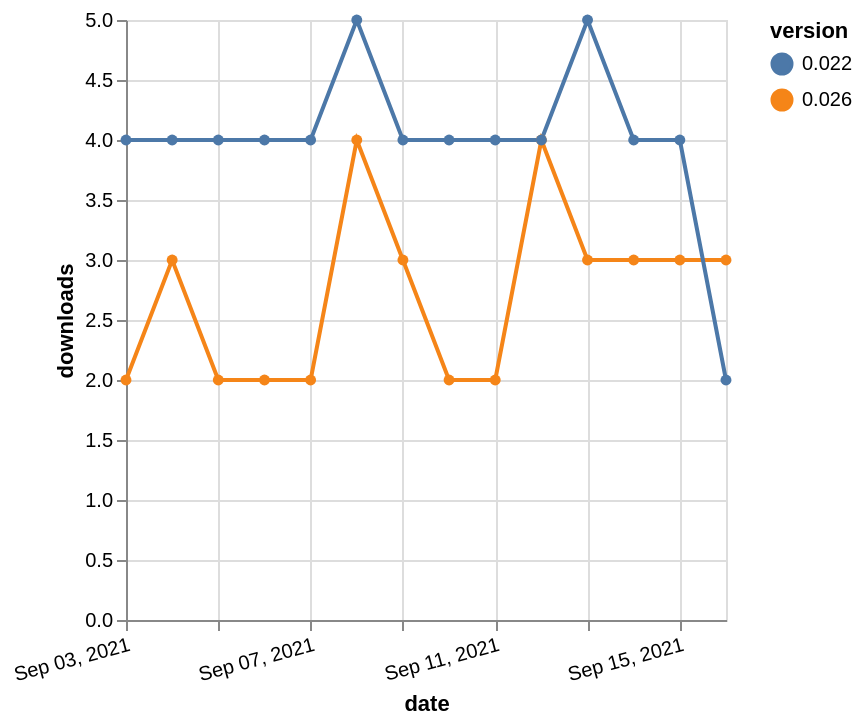

Here is the Vega-Lite specification saved for this chart:
### Vega-Lite specification from a JSON file in a GitHub repository (floating-point values rounded to 4 significant figures)
{"$schema": "https://vega.github.io/schema/vega-lite/v5.json", "description": "A simple bar chart with embedded data.", "data": {"values": [{"date": "2021-09-03", "total": 2539, "delta": 2, "version": "0.026"}, {"date": "2021-09-04", "total": 2542, "delta": 3, "version": "0.026"}, {"date": "2021-09-05", "total": 2544, "delta": 2, "version": "0.026"}, {"date": "2021-09-06", "total": 2546, "delta": 2, "version": "0.026"}, {"date": "2021-09-07", "total": 2548, "delta": 2, "version": "0.026"}, {"date": "2021-09-08", "total": 2552, "delta": 4, "version": "0.026"}, {"date": "2021-09-09", "total": 2555, "delta": 3, "version": "0.026"}, {"date": "2021-09-10", "total": 2557, "delta": 2, "version": "0.026"}, {"date": "2021-09-11", "total": 2559, "delta": 2, "version": "0.026"}, {"date": "2021-09-12", "total": 2563, "delta": 4, "version": "0.026"}, {"date": "2021-09-13", "total": 2566, "delta": 3, "version": "0.026"}, {"date": "2021-09-14", "total": 2569, "delta": 3, "version": "0.026"}, {"date": "2021-09-15", "total": 2572, "delta": 3, "version": "0.026"}, {"date": "2021-09-16", "total": 2575, "delta": 3, "version": "0.026"}, {"date": "2021-09-03", "total": 4907, "delta": 4, "version": "0.022"}, {"date": "2021-09-04", "total": 4911, "delta": 4, "version": "0.022"}, {"date": "2021-09-05", "total": 4915, "delta": 4, "version": "0.022"}, {"date": "2021-09-06", "total": 4919, "delta": 4, "version": "0.022"}, {"date": "2021-09-07", "total": 4923, "delta": 4, "version": "0.022"}, {"date": "2021-09-08", "total": 4928, "delta": 5, "version": "0.022"}, {"date": "2021-09-09", "total": 4932, "delta": 4, "version": "0.022"}, {"date": "2021-09-10", "total": 4936, "delta": 4, "version": "0.022"}, {"date": "2021-09-11", "total": 4940, "delta": 4, "version": "0.022"}, {"date": "2021-09-12", "total": 4944, "delta": 4, "version": "0.022"}, {"date": "2021-09-13", "total": 4949, "delta": 5, "version": "0.022"}, {"date": "2021-09-14", "total": 4953, "delta": 4, "version": "0.022"}, {"date": "2021-09-15", "total": 4957, "delta": 4, "version": "0.022"}, {"date": "2021-09-16", "total": 4959, "delta": 2, "version": "0.022"}]}, "width": "container", "mark": {"type": "line", "point": {"filled": true}}, "encoding": {"x": {"field": "date", "type": "temporal", "timeUnit": "yearmonthdate", "title": "date", "axis": {"labelAngle": -15}}, "y": {"field": "delta", "type": "quantitative", "title": "downloads"}, "color": {"field": "version", "type": "nominal"}, "tooltip": {"field": "delta"}}}
